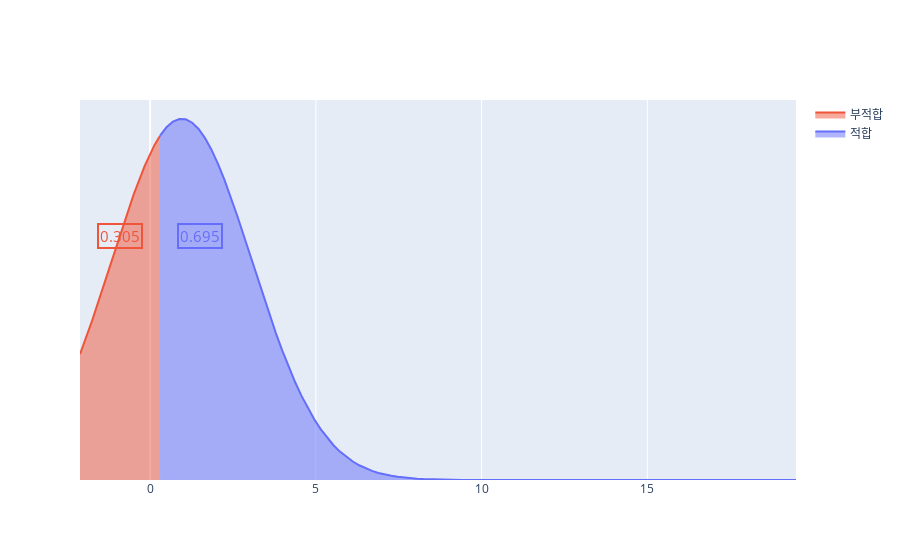

Write notebook code for a chart like this one.
### Code cell
street_supply_pro, street_supply_pro_negative = cal_norm(df_street_supply['도로보급률 지수'].mean(),
                                                         df_street_supply['도로보급률 지수'].std(),
                                                         df_street_supply['도로보급률 지수'].min(),
                                                         df_street_supply['도로보급률 지수'].max(),
                                                         street_supply_standard,
                                                         False)
